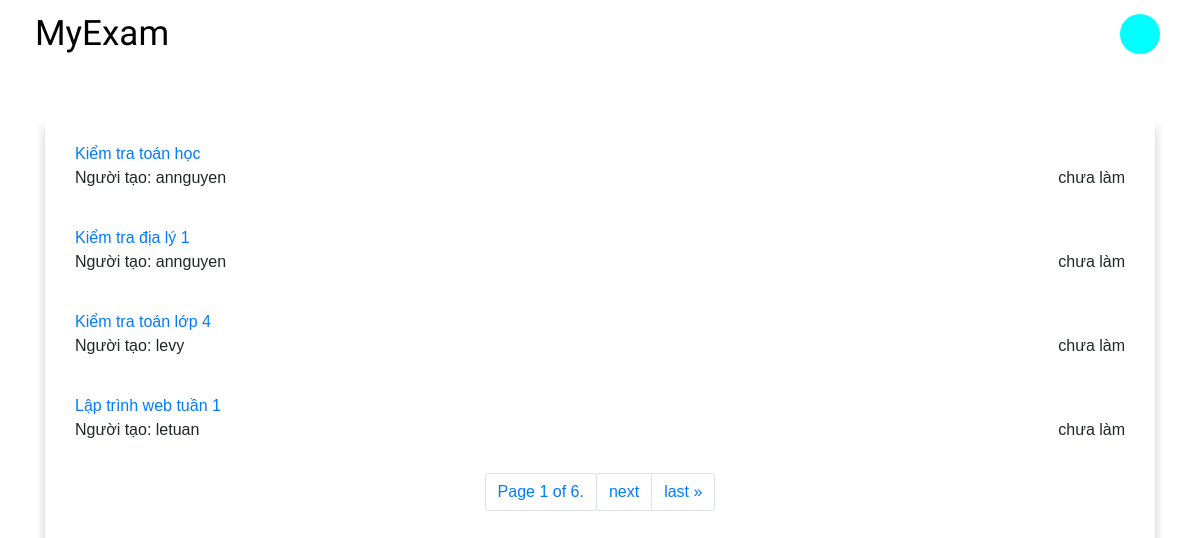
The page /home/user=admin/ on the database its author committed.
### home/models.py (models this page shows, shortened)
class Exam(models.Model):
    key = models.ForeignKey( User ,on_delete = models.CASCADE)
    examName = models.CharField(max_length= 200, default= "")
    dateCreate = models.DateField(default = datetime.now,blank = True, editable = False)

### home/views.py (the view)
# urls.py: 2. Add a URL to urlpatterns:  path('', views.home, name='home')
def home(request,username):
    user = User.objects.get(username = username)
    exams = Exam.objects.exclude(key = user)
    exams_context = []
    for exam in exams:
        creator = exam.key
        score_obj = []
        for score in Point.objects.filter(key1 = user,key2 = exam):
            score_obj.append(score)
        score = None
        if score_obj ==[]:
            score = "chưa làm"
        else:
            scores = []
            for item in score_obj:
                scores.append(item.point)
            score = max(scores)
        exams_context.append({
            "user_name":creator.username,
            "exam":exam.examName,
            "score":score,
        })
    paginator = Paginator(exams_context, 4) # Show 25 contacts per page.
    page_number = request.GET.get('page')
    page_obj = paginator.get_page(page_number)
    context = {
        "user":user,
        "page_obj" : page_obj,
    }
    return render(request,'home/home.html',{"context":context})

### home/templates/home/home.html (shortened to what this page needs)
{% extends 'home/base/base-home.html'%}
{% block my-home %}
    {% url 'home' context.user.username %}
{% endblock %}
{% block content %}
    <div class="container">
        <div class="test-section mt-5">
            {% for exam in context.page_obj %}
            <div class="test-component">
                <a href="exam={{ exam.exam }}" class="test-name">{{exam.exam}}</a>
                <div class="test-info">
                    <p class="test-owner">Người tạo: {{exam.user_name}}</p>
                    <p class="test-date">{{exam.score}}</p>
                </div>
            </div>
            {% endfor %}
            <div class="pagination justify-content-center">
                <span class="current">
                    <li class="page-item">
                        <p class="page-link">Page {{ context.page_obj.number }} of {{ context.page_obj.paginator.num_pages }}.</p>
                    </li>
                </span>
                {% if context.page_obj.has_next %}
                    <li class="page-item">
                        <a class="page-link" href="?page={{ context.page_obj.next_page_number }}">next</a>
                    </li>
                    <li class="page-item">
                        <a class = "page-link" href="?page={{ context.page_obj.paginator.num_pages }}">last &raquo;</a>
                    </li>
                {% endif %}
            </div>
        </div>
    </div>
{% endblock %}

### home/static/home/css/style.css (style rules this page uses)
:root { --color-primary-light:#00e8e8; }
* { font-family: Arial, Helvetica, sans-serif; margin:0; padding:0; box-sizing: border-box; }
.test-section { padding: 20px; box-shadow: 0px 10px 10px rgba(0,0,0,.2); }
.test-component { margin-bottom: 10px; padding: 5px 10px; }
.test-info { display:flex; justify-content: space-between; }

### rows shown on the page
Exam: exam "Kiểm tra toán học"
Exam: exam "Kiểm tra địa lý 1"
Exam: exam "Kiểm tra toán lớp 4"
Exam: exam "Lập trình web tuần 1"

### other values the page prints
{{ exam.user_name }} "annguyen" "annguyen" "levy" "letuan"
{{ exam.score }} "chưa làm" "chưa làm" "chưa làm" "chưa làm"
{{ context.page_obj.number }} "1"
{{ context.page_obj.paginator.num_pages }} "6"
